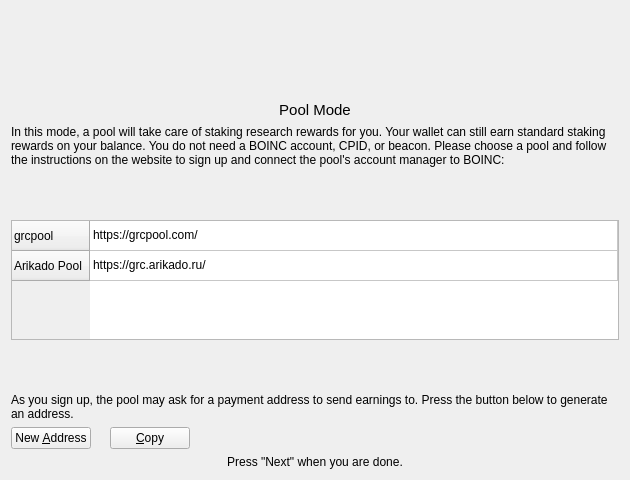
<?xml version="1.0" encoding="UTF-8"?>
<ui version="4.0">
 <class>ResearcherWizardPoolPage</class>
 <widget class="QWizardPage" name="ResearcherWizardPoolPage">
  <property name="geometry">
   <rect>
    <x>0</x>
    <y>0</y>
    <width>630</width>
    <height>480</height>
   </rect>
  </property>
  <property name="sizePolicy">
   <sizepolicy hsizetype="Expanding" vsizetype="Expanding">
    <horstretch>0</horstretch>
    <verstretch>0</verstretch>
   </sizepolicy>
  </property>
  <property name="windowTitle">
   <string>Summary</string>
  </property>
  <layout class="QVBoxLayout" name="poolPageLayout">
   <item>
    <spacer name="headerSpacer">
     <property name="orientation">
      <enum>Qt::Vertical</enum>
     </property>
     <property name="sizeType">
      <enum>QSizePolicy::Fixed</enum>
     </property>
     <property name="sizeHint" stdset="0">
      <size>
       <width>20</width>
       <height>20</height>
      </size>
     </property>
    </spacer>
   </item>
   <item alignment="Qt::AlignHCenter">
    <widget class="QLabel" name="poolIconLabel">
     <property name="sizePolicy">
      <sizepolicy hsizetype="Fixed" vsizetype="Fixed">
       <horstretch>0</horstretch>
       <verstretch>0</verstretch>
      </sizepolicy>
     </property>
     <property name="minimumSize">
      <size>
       <width>64</width>
       <height>64</height>
      </size>
     </property>
     <property name="maximumSize">
      <size>
       <width>64</width>
       <height>64</height>
      </size>
     </property>
     <property name="text">
      <string/>
     </property>
     <property name="pixmap">
      <pixmap resource="../bitcoin.qrc">:/images/ic_pool_active</pixmap>
     </property>
     <property name="scaledContents">
      <bool>true</bool>
     </property>
     <property name="textInteractionFlags">
      <set>Qt::NoTextInteraction</set>
     </property>
    </widget>
   </item>
   <item>
    <widget class="QLabel" name="headerLabel">
     <property name="font">
      <font>
       <pointsize>11</pointsize>
      </font>
     </property>
     <property name="text">
      <string>Pool Mode</string>
     </property>
     <property name="alignment">
      <set>Qt::AlignCenter</set>
     </property>
     <property name="margin">
      <number>16</number>
     </property>
    </widget>
   </item>
   <item alignment="Qt::AlignVCenter">
    <widget class="QLabel" name="poolParagraphLabel">
     <property name="text">
      <string>In this mode, a pool will take care of staking research rewards for you. Your wallet can still earn standard staking rewards on your balance. You do not need a BOINC account, CPID, or beacon. Please choose a pool and follow the instructions on the website to sign up and connect the pool's account manager to BOINC:</string>
     </property>
     <property name="alignment">
      <set>Qt::AlignLeading|Qt::AlignLeft|Qt::AlignVCenter</set>
     </property>
     <property name="wordWrap">
      <bool>true</bool>
     </property>
    </widget>
   </item>
   <item>
    <spacer name="poolTableTopSpacer">
     <property name="orientation">
      <enum>Qt::Vertical</enum>
     </property>
     <property name="sizeHint" stdset="0">
      <size>
       <width>20</width>
       <height>40</height>
      </size>
     </property>
    </spacer>
   </item>
   <item>
    <widget class="QTableWidget" name="poolTableWidget">
     <property name="maximumSize">
      <size>
       <width>16777215</width>
       <height>120</height>
      </size>
     </property>
     <property name="cursor" stdset="0">
      <cursorShape>PointingHandCursor</cursorShape>
     </property>
     <property name="editTriggers">
      <set>QAbstractItemView::NoEditTriggers</set>
     </property>
     <property name="selectionMode">
      <enum>QAbstractItemView::NoSelection</enum>
     </property>
     <property name="cornerButtonEnabled">
      <bool>false</bool>
     </property>
     <attribute name="horizontalHeaderVisible">
      <bool>false</bool>
     </attribute>
     <attribute name="horizontalHeaderStretchLastSection">
      <bool>true</bool>
     </attribute>
     <attribute name="verticalHeaderStretchLastSection">
      <bool>false</bool>
     </attribute>
     <row>
      <property name="text">
       <string>grcpool</string>
      </property>
     </row>
     <row>
      <property name="text">
       <string>Arikado Pool</string>
      </property>
     </row>
     <column>
      <property name="text">
       <string>Website URL</string>
      </property>
     </column>
     <item row="0" column="0">
      <property name="text">
       <string notr="true">https://grcpool.com/</string>
      </property>
     </item>
     <item row="1" column="0">
      <property name="text">
       <string notr="true">https://grc.arikado.ru/</string>
      </property>
     </item>
    </widget>
   </item>
   <item>
    <spacer name="poolTableBottomSpacer">
     <property name="orientation">
      <enum>Qt::Vertical</enum>
     </property>
     <property name="sizeHint" stdset="0">
      <size>
       <width>20</width>
       <height>40</height>
      </size>
     </property>
    </spacer>
   </item>
   <item>
    <widget class="QLabel" name="addressParagraphLabel">
     <property name="text">
      <string>As you sign up, the pool may ask for a payment address to send earnings to. Press the button below to generate an address.</string>
     </property>
     <property name="wordWrap">
      <bool>true</bool>
     </property>
    </widget>
   </item>
   <item>
    <layout class="QHBoxLayout" name="addressLayout">
     <item alignment="Qt::AlignLeft">
      <widget class="QPushButton" name="newAddressButton">
       <property name="sizePolicy">
        <sizepolicy hsizetype="Fixed" vsizetype="Fixed">
         <horstretch>0</horstretch>
         <verstretch>0</verstretch>
        </sizepolicy>
       </property>
       <property name="text">
        <string>New &amp;Address</string>
       </property>
       <property name="icon">
        <iconset resource="../bitcoin.qrc">
         <normaloff>:/icons/add</normaloff>:/icons/add</iconset>
       </property>
      </widget>
     </item>
     <item alignment="Qt::AlignLeft">
      <widget class="QLabel" name="addressLabel">
       <property name="sizePolicy">
        <sizepolicy hsizetype="Fixed" vsizetype="Preferred">
         <horstretch>0</horstretch>
         <verstretch>0</verstretch>
        </sizepolicy>
       </property>
       <property name="font">
        <font>
         <family>Monospace</family>
        </font>
       </property>
       <property name="text">
        <string notr="true"/>
       </property>
       <property name="indent">
        <number>16</number>
       </property>
       <property name="textInteractionFlags">
        <set>Qt::TextSelectableByKeyboard|Qt::TextSelectableByMouse</set>
       </property>
      </widget>
     </item>
     <item alignment="Qt::AlignLeft">
      <widget class="QPushButton" name="copyToClipboardButton">
       <property name="sizePolicy">
        <sizepolicy hsizetype="Fixed" vsizetype="Fixed">
         <horstretch>0</horstretch>
         <verstretch>0</verstretch>
        </sizepolicy>
       </property>
       <property name="text">
        <string>&amp;Copy</string>
       </property>
      </widget>
     </item>
     <item>
      <spacer name="horizontalSpacer">
       <property name="orientation">
        <enum>Qt::Horizontal</enum>
       </property>
       <property name="sizeHint" stdset="0">
        <size>
         <width>40</width>
         <height>20</height>
        </size>
       </property>
      </spacer>
     </item>
    </layout>
   </item>
   <item>
    <widget class="QLabel" name="startOverLabel">
     <property name="text">
      <string>Press &quot;Next&quot; when you are done.</string>
     </property>
     <property name="alignment">
      <set>Qt::AlignCenter</set>
     </property>
     <property name="margin">
      <number>4</number>
     </property>
    </widget>
   </item>
  </layout>
 </widget>
 <resources>
  <include location="../bitcoin.qrc"/>
 </resources>
 <connections/>
</ui>
